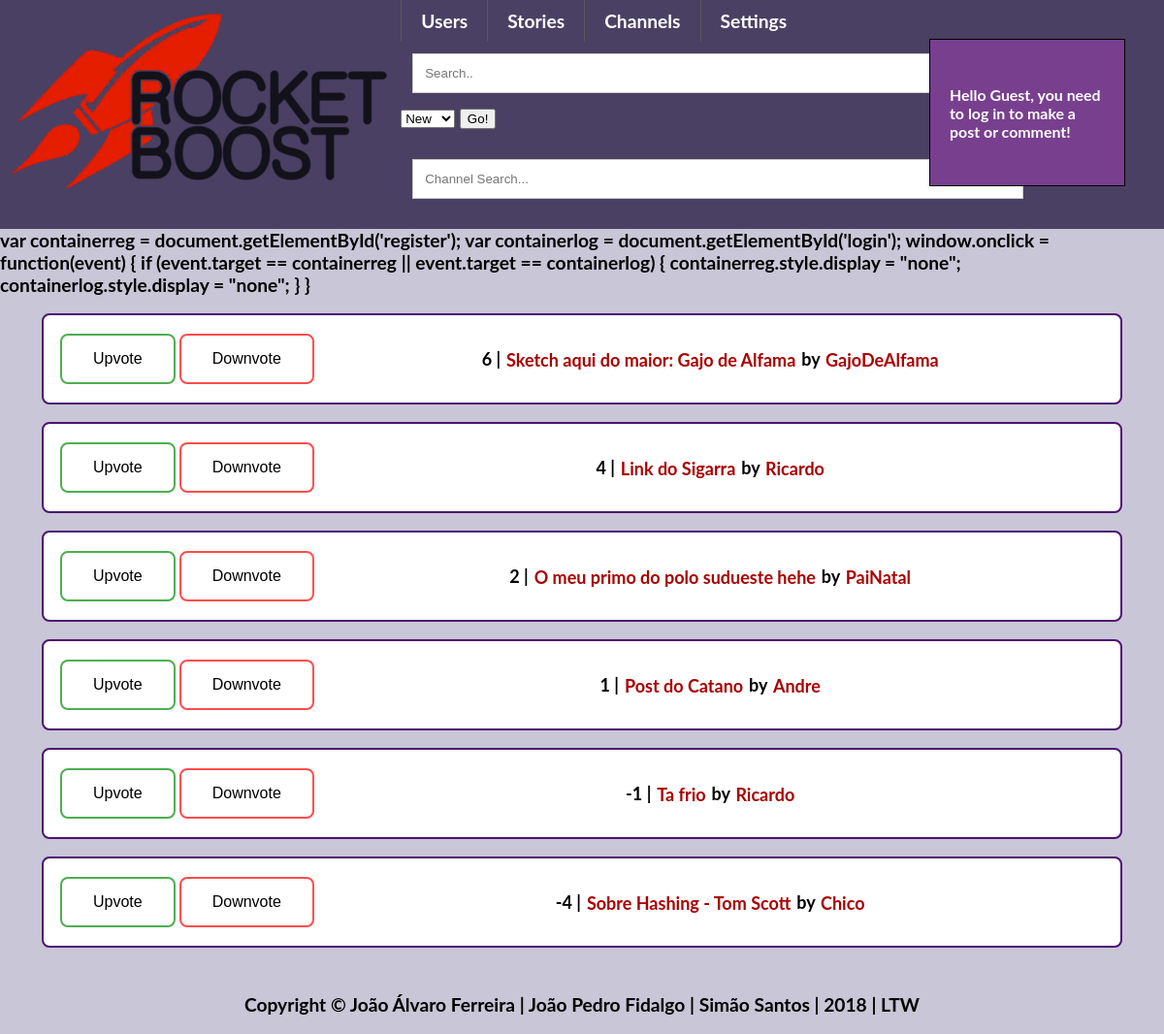
The app's page /pages/frontpage.php with its own data.
### tables this page shows
CREATE TABLE posts
(
    postID INTEGER UNIQUE NOT NULL PRIMARY KEY,
    title VARCHAR NOT NULL,
    content VARCHAR,
    type VARCHAR,
    dateWritten DATETIME,
    username INTEGER REFERENCES users Not NULL,
    channel VARCHAR NOT NULL
);

### templates/post.php (called while the page is built, shortened)
<?php
include_once "../templates/default.php";
?>
  <?php if(isset($_SESSION['username']))
function getVotesPost($id){
    $db = Database::getInstance()->db();
    $stmt = $db->prepare('SELECT * FROM postvotes WHERE postID = ?');
    $stmt->execute(array($id));
    $result = $stmt->fetchAll();
    $votes = 0;
    foreach ($result as $row) {
    if($row['positive'] == 1)
        $votes = $votes+1;
    else $votes = $votes - 1;
    }
    return $votes;
}
        ?> <div id = 'comment'>

### pages/frontpage.php (the view, shortened to what this page needs)
<?php
include_once "../templates/default.php";
include_once "../templates/post.php";
draw_posts();
function cmpPoints($a, $b)
{
    if (getVotesPost($a['postID']) == getVotesPost($b['postID'])) {
        return 0;
    }
    return (getVotesPost($a['postID']) > getVotesPost($b['postID'])) ? -1 : 1;
}
function draw_posts(){
    $sortType = "points";
    $db = Database::getInstance()->db();
    $stmt = $db->prepare('SELECT * FROM posts');
    $stmt->execute();
    $result = $stmt->fetchAll();
    if($sortType == "points")
    usort($result, "cmpPoints");
    else if($sortType == "new")
    usort($result, "cmpDate");
    else if($sortType == "comments")
    usort($result, "cmpComments");
    foreach ($result as $row) {
    $votes = getVotesPost($row['postID']);?>
    <div id="postlist">
        <div class="votes_frontpage">
            <input type="button" value="Upvote">
            <input type="button" value="Downvote">
        </div>
        <div id="post_info">
            <span id="votes"><?php echo $votes?></span>
            <span class="separator"> | </span>
            <a href = "../pages/viewPost.php?id=<?php echo $row['postID']?>"><?php echo $row['title']?></a>
            <span class="separator">by</span>
            <a href = "../pages/viewProfile.php?username=<?php echo $row['username']?>"><?php echo $row['username'];?></a>
        </div>
    </div>
<?php
    }
}
?>

### css/style.css (style rules this page uses)
body { margin: 0 auto; --bg-color: #C8C6D7; --main-color: #783F8E; --dark-color: #4F1271; --light-color: #4A4063; background-color: var(--bg-color); font-weight: 700; font-size: 14px; font-size: 120%; font-family: Lato, Arial, sans-serif; transition: box-shadow .2s cubic-bezier(.4,0,1,1),background .2s cubic-bezier(.4,0,.2,1),color .2s cubic-bezier(.4,0,.2,1); }
a:link { position: relative; text-decoration: none; -webkit-transition: all 1s linear; color: #aa0000; padding: 1.5px; -webkit-transition: all 1s linear; }
#postlist { display: flex; background-color: white; border: 2px solid var(--dark-color); border-radius: 8px; width: 90%; padding: 15px; margin: 1em; margin-left: auto; margin-right: auto; font-size: 18px; }
.votes_frontpage { display: flex; }
.votes_frontpage input:first-child { background-color: white; border: 2px solid #4CAF50; border-radius: 8px; color: black; padding: 15px 32px; text-align: center; text-decoration: none; display: block; font-size: 16px; margin: 4px 2px; cursor: pointer; -webkit-transition-duration: 0.4s; transition-duration: 0.4s; }
.votes_frontpage input:nth-child(2) { background-color: white; border: 2px solid #ff4d4d; border-radius: 8px; color: black; padding: 15px 32px; text-align: center; text-decoration: none; display: block; font-size: 16px; margin: 4px 2px; cursor: pointer; -webkit-transition-duration: 0.4s; transition-duration: 0.4s; }
#post_info { margin: auto; }

### records on screen
posts: votes "6", title "Sketch aqui do maior: Gajo de Alfama", username "GajoDeAlfama"
posts: votes "4", title "Link do Sigarra", username "Ricardo"
posts: votes "2", title "O meu primo do polo sudueste hehe", username "PaiNatal"
posts: votes "1", title "Post do Catano", username "Andre"
posts: votes "-1", title "Ta frio", username "Ricardo"
posts: votes "-4", title "Sobre Hashing - Tom Scott", username "Chico"
